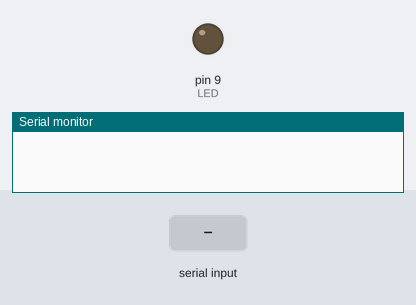
A sketch run on a simulated Arduino Uno, built with avr-gcc and run on an emulated ATmega328P. Shown: output pins drawn as LEDs (lit = HIGH), the last lines printed to the serial monitor. The inputs (shaded band) are chosen by the test bench.

Above: at 1.2 s.
1.3 s: "1" received over Serial
At 2.5 s:
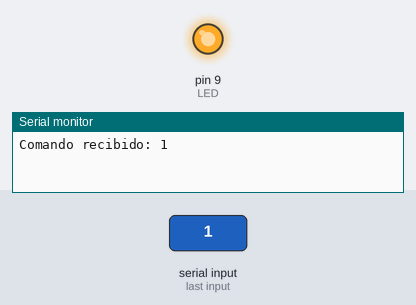
2.8 s: "0" received over Serial
At 3.7 s:
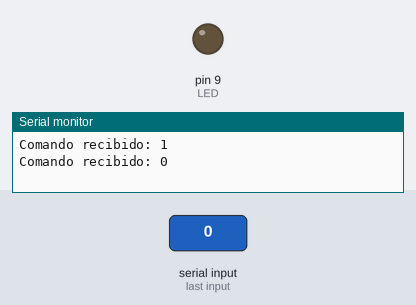
Timing chart, 0 to 5.8 s (numbered marks = the images above; inputs shaded):
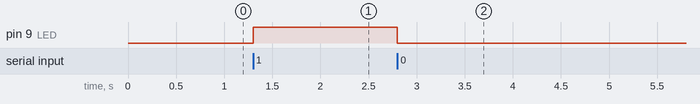

The sketch:

Led.ino
```cpp
#define LED 9

void setup() {
  pinMode(LED, OUTPUT);
  digitalWrite(LED, LOW);
  Serial.begin(9600);
}

void loop() {
  if (Serial.available() > 0) {
    char comando = Serial.read();
    Serial.print("Comando recibido: ");
    Serial.println(comando);

    if (comando == '1') {
      digitalWrite(LED, HIGH);
    } else if (comando == '0') {
      digitalWrite(LED, LOW);
    }
  }
}
```

Measured:
- after the input at 1.3 s, pin 9 (LED): LOW → HIGH at once
- after the input at 2.8 s, pin 9 (LED): HIGH → LOW at once
